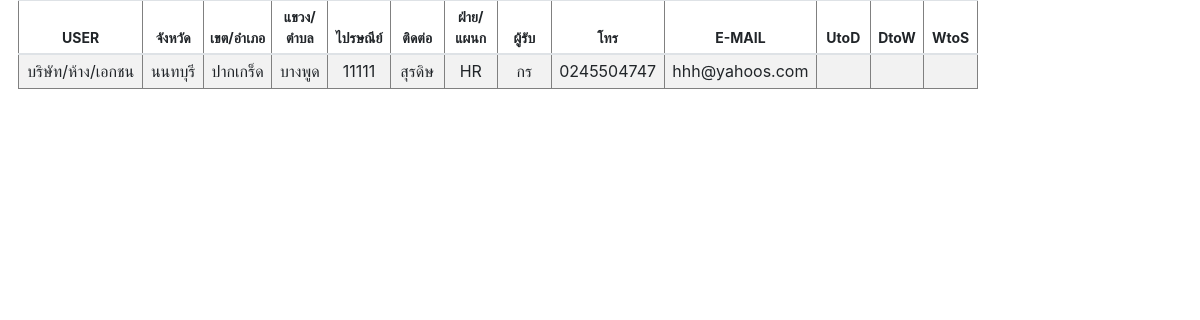
Page /customer/customer_show_user.php?ID=1 on the earlier database version.
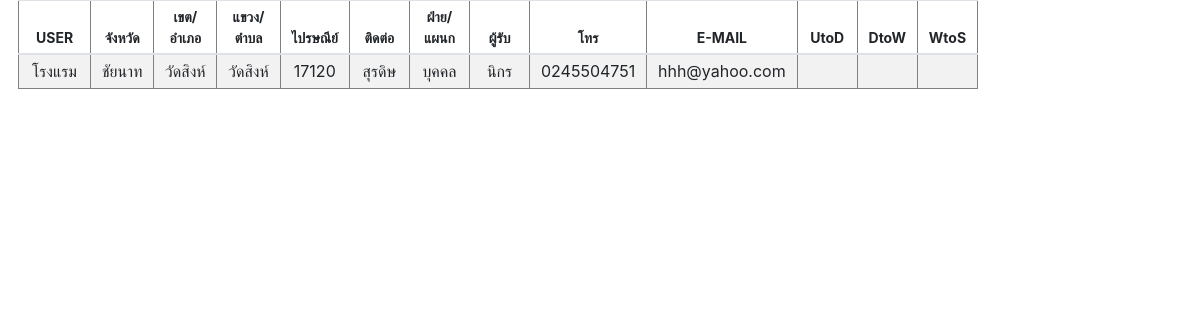
Same page on the later database version.
### tables this page shows
CREATE TABLE `customer` (
  `REF_NO` varchar(255) NOT NULL,
  `CUSTOMER_ID` int(10) NOT NULL,
  `CREATE_DATE` varchar(255) NOT NULL,
  `TIME` varchar(255) NOT NULL,
  `AMOUNT` float NOT NULL,
  `PROJECT` varchar(255) NOT NULL,
  `EQUIPMENT` varchar(255) NOT NULL,
  `USER` varchar(255) NOT NULL,
  `UNIT` varchar(255) DEFAULT NULL,
  `BRANDNAME` varchar(255) NOT NULL,
  `SERIES` varchar(255) NOT NULL,
  `LOGO` varchar(255) DEFAULT NULL,
  `PROVINCE` varchar(255) NOT NULL,
  `DISTRICT` varchar(255) NOT NULL,
  `SUBDISTRICT` varchar(255) NOT NULL,
  `ZIPCODE` varchar(5) NOT NULL,
  `CONTACT` varchar(255) NOT NULL,
  `DEPARTMENT` varchar(255) NOT NULL,
  `NAME` varchar(255) NOT NULL,
  `PHONE` varchar(10) NOT NULL,
  `EMAIL` varchar(255) NOT NULL,
  `DEALER` varchar(255) NOT NULL,
  `WE` varchar(255) NOT NULL DEFAULT 'Azza',
  `SUPPLIER` varchar(255) NOT NULL
);

### customer/customer_show_user.php (the view, shortened to what this page needs)
<?php
$conn=new Databases;
$conn = $conn->__construct();
$ID = $_GET['ID'];
$query = "SELECT * FROM customer WHERE CUSTOMER_ID=$ID";
$result = mysqli_query($conn, $query);
$idx=0;
?>
<!DOCTYPE html PUBLIC "-//W3C//DTD XHTML 1.0 Transitional//EN" "http://www.w3.org/TR/xhtml1/DTD/xhtml1-transitional.dtd">
<html xmlns="http://www.w3.org/1999/xhtml">
<head>
<link rel="stylesheet" href="https://cdn.jsdelivr.net/npm/bootstrap@4.6.0/dist/css/bootstrap.min.css">
    <link href="https://unpkg.com/gijgo@1.9.13/css/gijgo.min.css" rel="stylesheet" type="text/css" />
</head>
<body>
<table border='1' style="width:80%; margin-left:1.5%" class="table table-striped table-sm">
  <thead align="center" style="font-size:14px;">
    <tr>
      <th>USER</th>
      <th>จังหวัด</th>
      <th>เขต/อำเภอ</th>
      <th>แขวง/ตำบล</th>
      <th>ไปรษณีย์</th>
      <th>ติดต่อ</th>
      <th>ฝ่าย/แผนก</th>
      <th>ผู้รับ</th>
      <th>โทร</th>
      <th>E-MAIL</th>
      <th>UtoD</th>
      <th>DtoW</th>
      <th>WtoS</th>
    </tr>
  </thead>
  <tbody>
      <?php
		while($row = mysqli_fetch_array($result))
		{$idx=$idx+1;
		?>
        <td width="6%" align="center"><nobr><?php echo $row['USER'] ;?></nobr></td>
        <td width="5%" align="center"><nobr><?php echo preg_replace('/[0-9]+/', '', $row['PROVINCE']) ;?></nobr></td>
        <td width="5%" align="center"><nobr><?php echo preg_replace('/[0-9]+/', '', $row['DISTRICT']) ;?></nobr></td>
        <td width="5%" align="center"><nobr><?php echo preg_replace('/[0-9]+/', '', $row['SUBDISTRICT']) ;?></nobr></td>
        <td width="5%" align="center"><nobr><?php echo $row['ZIPCODE'] ;?></nobr></td>
        <td width="5%" align="center"><nobr><?php echo $row['CONTACT'] ;?></nobr></td>
        <td width="5%" align="center"><nobr><?php echo $row['DEPARTMENT'] ;?></nobr></td>
        <td width="5%" align="center"><nobr><?php echo $row['NAME'] ;?></nobr></td>
        <td width="5%" align="center"><nobr><?php echo $row['PHONE'] ;?></nobr></td>
        <td width="5%" align="center"><nobr><?php echo $row['EMAIL'] ;?></nobr></td>
        <td width="5%" style="cursor: pointer;" id="U2D"align="center"></td>
         <td width="5%" style="cursor: pointer;" id="D2W"align="center"></td>
          <td width="5%" style="cursor: pointer;" id="W2S"align="center"></td>
        <?php
		}
?>
   </tbody>
</table>
</body>
</body>
</html>

Differences in the rows shown:
changed customer "สุรดิษ": USER "บริษัท/ห้าง/เอกชน" → "โรงแรม"; PROVINCE "นนทบุรี" → "ชัยนาท"; DISTRICT "ปากเกร็ด" → "วัดสิงห์"; SUBDISTRICT "บางพูด" → "วัดสิงห์"; ZIPCODE "11111" → "17120"; DEPARTMENT "HR" → "บุคคล"; NAME "กร" → "นิกร"; PHONE "0245504747" → "0245504751"; EMAIL "hhh@yahoos.com" → "hhh@yahoo.com"
